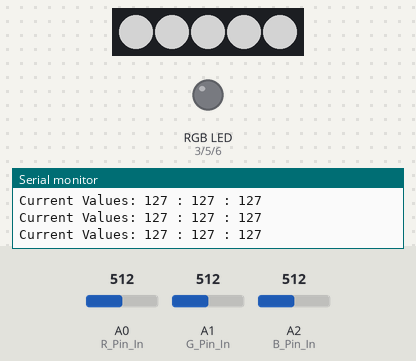
The sketch below on a simulated Arduino Uno, built with avr-gcc and run on an emulated ATmega328P. Parts: 5 RGB LEDs in strip order, left to right, an RGB LED mixed from three pins (HIGH = lit), the last lines printed to the serial monitor. Inputs (shaded band) come from the test bench; at power-on: A0 (R_Pin_In) = 512, A1 (G_Pin_In) = 512, A2 (B_Pin_In) = 512. Dim RGB values are drawn brighter than linear.

Above: at 1.2 s.
1.3 s: A0 (R_Pin_In) set to 306
At 2.5 s:
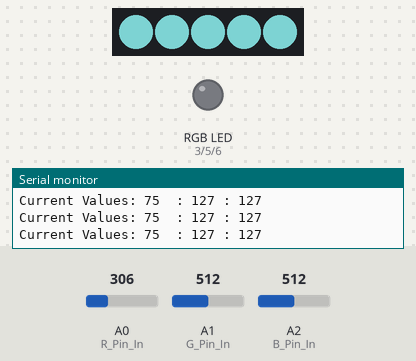
2.8 s: A1 (G_Pin_In) set to 306
At 3.8 s:
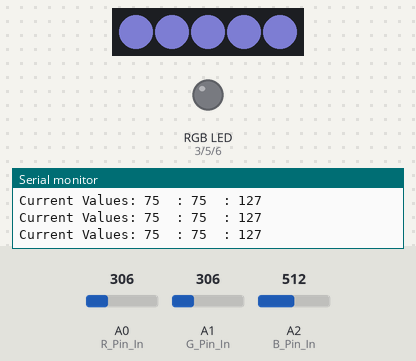
4.3 s: A2 (B_Pin_In) set to 122
At 4.9 s:
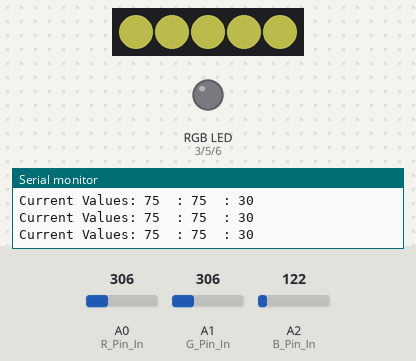
5.8 s: A0 (R_Pin_In) set to 511
At 6.1 s:
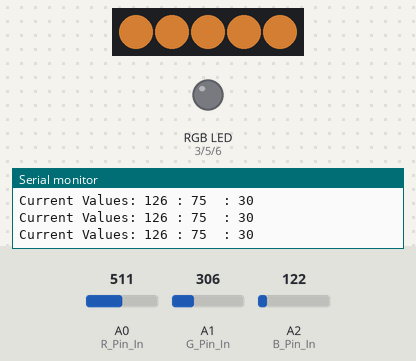
7.3 s: A1 (G_Pin_In) set to 0
At 8.4 s:
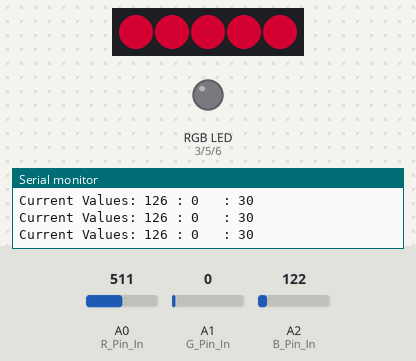
8.8 s: A2 (B_Pin_In) set to 511
At 9.5 s:
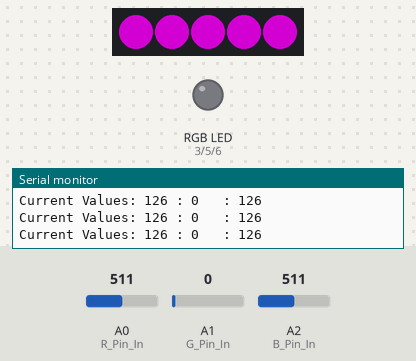
Timing chart, 0 to 11.3 s (numbered marks = the images above; inputs shaded):
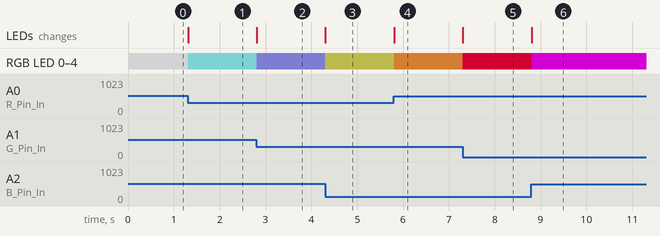

The sketch:

Multi_LED_Tester_Dial-a-Color.ino
```cpp
/*
  This is an app for testing multiple types of RGB LEDs
*/
// * DATA TYPE MAXIMUMS (Uses some C/C++ data types) *
// uint8_t = 255
// uint16_t = 65,536
// uint32_t = 4,294,967,296
// uint64_t = 18,446,744,073,709,551,616

  // *******************************************
  // ***** CONFIGURE THE NeoPixel RGB LEDS *****
  // *******************************************
  #include <Adafruit_NeoPixel.h>
  #define PIN 9 //NeoPixel Data Pin
  #define LED_COUNT 5
  // Parameter 1 = number of pixels in strip
  // Parameter 2 = pin number (most are valid)
  // Parameter 3 = pixel type flags, add together as needed:
  //   NEO_RGB     Pixels are wired for RGB bitstream
  //   NEO_GRB     Pixels are wired for GRB bitstream
  //   NEO_KHZ400  400 KHz bitstream (e.g. FLORA pixels)
  //   NEO_KHZ800  800 KHz bitstream (e.g. High Density LED strip)
  Adafruit_NeoPixel strip = Adafruit_NeoPixel(LED_COUNT, PIN, NEO_GRB + NEO_KHZ800);

  // ** Used to call NoDelayColorWipe NeoPixel Function **
  unsigned long start_time;
  uint16_t PixelNum;
  uint32_t PixelCol;
  uint32_t NoDelayColorWipeCallNumber;

  // *******************************************
  // ***** CONFIGURE THE STANDARD RGB LEDS *****
  // *******************************************
  //Define the pins
  int R_Pin_Out = 3;
  int G_Pin_Out = 5;
  int B_Pin_Out = 6;
  int R_Pin_In = 0;
  int G_Pin_In = 1;
  int B_Pin_In = 2;
  int R_Read = 0;
  int G_Read = 0;
  int B_Read = 0;
  double RCol = 0;
  double GCol = 0;
  double BCol = 0;

  // *** GENERAL CONFIGURATION ***
  bool Reporting = true;
  bool FirstPass = true;

// *********************************************************************
// The setup function runs once when you press reset or power the board
// *********************************************************************
void setup()
{
  // *** GENERAL STUFF ***
  // If we're in "Reporting" mode, open the COM port
  if(Reporting) { Serial.begin(57600); }

  //*** Standard RGB LED Setup ***
  //Setup the pins
  pinMode(R_Pin_Out, OUTPUT);
  pinMode(G_Pin_Out, OUTPUT);
  pinMode(B_Pin_Out, OUTPUT);
  pinMode(R_Pin_In, INPUT);
  pinMode(G_Pin_In, INPUT);
  pinMode(B_Pin_In, INPUT);

  //*** NeoPixel Setup ***
  strip.begin();
  strip.show(); // Initialize all pixels to 'off'
  NoDelayColorWipeCallNumber = 1;
}

// ********************************************************
// The main loop function runs over and over again forever
// ********************************************************
void loop()
{
  //**********************
  //**** REGULAR LEDS ****
  //**********************
  //Read the Red, Green, and Blue values from the three potentiometers, scaling them between 0 and 254
  R_Read = analogRead(R_Pin_In);
  RCol = map(R_Read, 0, 1023, 0, 254);
  G_Read = analogRead(G_Pin_In);
  GCol = map(G_Read, 0, 1023, 0, 254);
  B_Read = analogRead(B_Pin_In);
  BCol = map(B_Read, 0, 1023, 0, 254);

  for(int i = 0; i < strip.numPixels(); i++)
  {
    PixelCol = strip.Color(RCol, GCol, BCol);
    strip.setPixelColor(i, PixelCol);
    strip.show();
  }
/*
  analogWrite(R_Pin_Out, int(RCol));   // Set the Red LED level
  analogWrite(G_Pin_Out, int(GCol));   // Set the Green LED level
  analogWrite(B_Pin_Out, int(BCol));   // Set the Blue LED level
*/
  if(Reporting)
  {
      PrintCurrentData();
  }
/*
  //************************
  //**** NEOPIXELS LEDS ****
  //************************
  // Some example procedures showing how to display the pixels:

  if(FirstPass == true)
  {
    start_time = millis();
    PixelNum = 0;
    Serial.print("Switch on ");
    Serial.println(NoDelayColorWipeCallNumber);
    switch (NoDelayColorWipeCallNumber)
    {
      case 1:
        PixelCol = strip.Color(255, 0, 0); //Red
        break;
      case 2:
        PixelCol = strip.Color(255, 165, 0); //Orange
        break;
      case 3:
        PixelCol = strip.Color(255, 255, 0); //Yellow
        break;
      case 4:
        PixelCol = strip.Color(0, 255, 0); //Green
        break;
      case 5:
        PixelCol = strip.Color(0, 0, 255); //Blue
        break;
      case 6:
        PixelCol = strip.Color(75, 0, 130); //Indigo
        break;
      case 7:
        PixelCol = strip.Color(238, 130, 238); //Violet
        break;
      default:
        NoDelayColorWipeCallNumber = 1; //Restart the cycle
        PixelCol = strip.Color(255, 130, 130); //Pinkish
    }
    FirstPass = false;
  }

  //Call the function to update the pixels, and check to see if it's done each time
  if(NoDelayColorWipe(PixelCol, 500, start_time, PixelNum) == true)
  {
    //It's done with the Color Wipe we told it to do, so let's move to our next color wipe
    FirstPass = true;
    NoDelayColorWipeCallNumber++;
  }

  */
  // rainbow(20);
  // rainbowCycle(20);
}

  //********************************
  //**** REGULAR LEDS FUNCTIONS ****
  //********************************
  void PrintCurrentData()
  {
        if(Reporting)
        {
          Serial.print("Current Values: ");
          // Print the Red Component
          PrintSpacedComponent(RCol);
          Serial.print(" : ");
          PrintSpacedComponent(GCol);
          Serial.print(" : ");
          PrintSpacedComponent(BCol);
          Serial.println("");
        }
  }

  void PrintSpacedComponent(int value)
  {
        if(value < 10)
        {
          Serial.print(value);
          Serial.print("  ");
        }
        else if(value < 100)
        {
          Serial.print(value);
          Serial.print(" ");
        }
        else
        {
          Serial.print(value);
        }
  }

  //**********************************
  //**** NEOPIXELS LEDS FUNCTIONS ****
  //**********************************

  // Fill the dots one after the other with a color
  bool NoDelayColorWipe(uint32_t color, uint16_t delay_ms, unsigned long & start_time, uint16_t & PixelNum)
  {
    if(Reporting) { PrintNoDelayColorWipeParams(color, delay_ms, start_time, PixelNum); }
    if((millis() - start_time) >= delay_ms)
    {
      //Timer's up - time to move to the next pixel
      PixelNum++;
      start_time = millis();
      //If we've moved beyond the end, return the stop code
      if(PixelNum > strip.numPixels())
      {
        return true; //Tell the caller it's time to stop
      }
    }
    // Actually tell the strip what to do
    strip.setPixelColor(PixelNum, color);
    strip.show();
    return false; //Don't tell the caller it's time to stop
  }

void PrintNoDelayColorWipeParams(uint32_t color, uint16_t delay_ms, unsigned long start_time, uint16_t PixelNum)
{
          Serial.print("NoDelayColorWipeParams: ");
          // Print the color
          PrintSpacedComponent(color);
          Serial.print(" : ");
          PrintSpacedComponent(delay_ms);
          Serial.print(" : ");
          Serial.print(start_time);
          Serial.print(" : ");
          Serial.println(PixelNum);
}

  /*
  // Fill the dots one after the other with a color
  void colorWipe(uint32_t c, uint8_t wait)
  {
    for(uint16_t i=0; i<strip.numPixels(); i++)
    {
        strip.setPixelColor(i, c);
        strip.show();
        delay(wait);
    }
  }
  */

  /*
  void rainbow(uint8_t wait)
  {
    uint16_t i, j;
    for(j=0; j<256; j++)
    {
      for(i=0; i<strip.numPixels(); i++)
      {
        strip.setPixelColor(i, Wheel((i+j) & 255));
      }
      strip.show();
      delay(wait);
    }
  }
  */

  /*
  // Slightly different, this makes the rainbow equally distributed throughout
  void rainbowCycle(uint8_t wait)
  {
    uint16_t i, j;
    for(j=0; j<256*5; j++) { // 5 cycles of all colors on wheel
      for(i=0; i< strip.numPixels(); i++)
      {
        strip.setPixelColor(i, Wheel(((i * 256 / strip.numPixels()) + j) & 255));
      }
      strip.show();
      delay(wait);
    }
  }
  */

  /*
  // Input a value 0 to 255 to get a color value.
  // The colours are a transition r - g - b - back to r.
  uint32_t Wheel(byte WheelPos)
  {
    if(WheelPos < 85)
    {
     return strip.Color(WheelPos * 3, 255 - WheelPos * 3, 0);
    }
    else if(WheelPos < 170)
    {
     WheelPos -= 85;
     return strip.Color(255 - WheelPos * 3, 0, WheelPos * 3);
    }
    else
    {
     WheelPos -= 170;
     return strip.Color(0, WheelPos * 3, 255 - WheelPos * 3);
    }
  }
  */
```

Measured:
- after the input at 1.3 s, RGB LED 0–4: RGB(127, 127, 127) → RGB(75, 127, 127) at once; the LEDs: change at once (image 1)
- after the input at 2.8 s, RGB LED 0–4: RGB(75, 127, 127) → RGB(75, 75, 127) at once; the LEDs: change at once (image 2)
- after the input at 4.3 s, RGB LED 0–4: RGB(75, 75, 127) → RGB(75, 75, 30) at once; the LEDs: change at once (image 3)
- after the input at 5.8 s, RGB LED 0–4: RGB(75, 75, 30) → RGB(126, 75, 30) at once; the LEDs: change at once (image 4)
- after the input at 7.3 s, RGB LED 0–4: RGB(126, 75, 30) → RGB(126, 0, 30) at once; the LEDs: change at once (image 5)
- after the input at 8.8 s, RGB LED 0–4: RGB(126, 0, 30) → RGB(126, 0, 126) at once; the LEDs: change at once (image 6)
